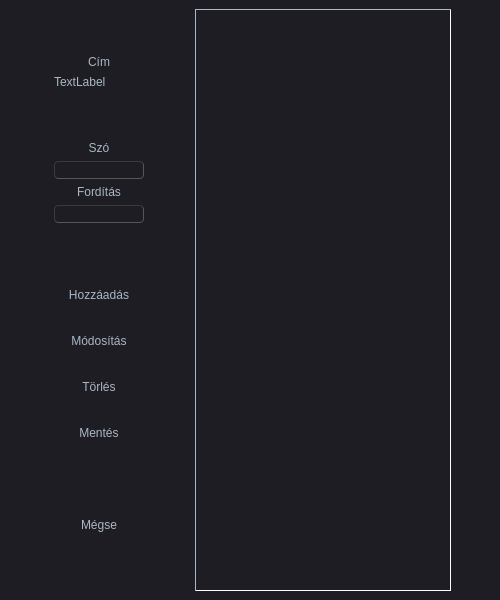
<?xml version="1.0" encoding="UTF-8"?>
<ui version="4.0">
 <class>MainWindow</class>
 <widget class="QMainWindow" name="MainWindow">
  <property name="geometry">
   <rect>
    <x>0</x>
    <y>0</y>
    <width>500</width>
    <height>600</height>
   </rect>
  </property>
  <property name="minimumSize">
   <size>
    <width>500</width>
    <height>600</height>
   </size>
  </property>
  <property name="maximumSize">
   <size>
    <width>500</width>
    <height>600</height>
   </size>
  </property>
  <property name="windowTitle">
   <string>MainWindow</string>
  </property>
  <property name="styleSheet">
   <string notr="true">/*
Material Dark Style Sheet for QT Applications
Author: Jaime A. Quiroga P.
Inspired on https://github.com/jxfwinter/qt-material-stylesheet
Company: GTRONICK
Last updated: 04/12/2018, 15:00.
Available at: https://github.com/GTRONICK/QSS/blob/master/MaterialDark.qss
*/
QMainWindow {
	background-color:#1e1d23;
}
QDialog {
	background-color:#1e1d23;
}
QColorDialog {
	background-color:#1e1d23;
}
QTextEdit {
	background-color:#1e1d23;
	color: #a9b7c6;
}
QPlainTextEdit {
	selection-background-color:#007b50;
	background-color:#1e1d23;
	border-style: solid;
	border-top-color: transparent;
	border-right-color: transparent;
	border-left-color: transparent;
	border-bottom-color: transparent;
	border-width: 1px;
	color: #a9b7c6;
}
QPushButton{
	border-style: solid;
	border-top-color: transparent;
	border-right-color: transparent;
	border-left-color: transparent;
	border-bottom-color: transparent;
	border-width: 1px;
	border-style: solid;
	color: #a9b7c6;
	padding: 2px;
	background-color: #1e1d23;
}
QPushButton::default{
	border-style: inset;
	border-top-color: transparent;
	border-right-color: transparent;
	border-left-color: transparent;
	border-bottom-color: #04b97f;
	border-width: 1px;
	color: #a9b7c6;
	padding: 2px;
	background-color: #1e1d23;
}
QToolButton {
	border-style: solid;
	border-top-color: transparent;
	border-right-color: transparent;
	border-left-color: transparent;
	border-bottom-color: #04b97f;
	border-bottom-width: 1px;
	border-style: solid;
	color: #a9b7c6;
	padding: 2px;
	background-color: #1e1d23;
}
QToolButton:hover{
	border-style: solid;
	border-top-color: transparent;
	border-right-color: transparent;
	border-left-color: transparent;
	border-bottom-color: #37efba;
	border-bottom-width: 2px;
	border-style: solid;
	color: #FFFFFF;
	padding-bottom: 1px;
	background-color: #1e1d23;
}
QPushButton:hover{
	border-style: solid;
	border-top-color: transparent;
	border-right-color: transparent;
	border-left-color: transparent;
	border-bottom-color: #37efba;
	border-bottom-width: 1px;
	border-style: solid;
	color: #FFFFFF;
	padding-bottom: 2px;
	background-color: #1e1d23;
}
QPushButton:pressed{
	border-style: solid;
	border-top-color: transparent;
	border-right-color: transparent;
	border-left-color: transparent;
	border-bottom-color: #37efba;
	border-bottom-width: 2px;
	border-style: solid;
	color: #37efba;
	padding-bottom: 1px;
	background-color: #1e1d23;
}
QPushButton:disabled{
	border-style: solid;
	border-top-color: transparent;
	border-right-color: transparent;
	border-left-color: transparent;
	border-bottom-color: #808086;
	border-bottom-width: 2px;
	border-style: solid;
	color: #808086;
	padding-bottom: 1px;
	background-color: #1e1d23;
}
QLineEdit {
	border-width: 1px; border-radius: 4px;
	border-color: rgb(58, 58, 58);
	border-style: inset;
	padding: 0 8px;
	color: #a9b7c6;
	background:#1e1d23;
	selection-background-color:#007b50;
	selection-color: #FFFFFF;
}
QLabel {
	color: #a9b7c6;
}
QLCDNumber {
	color: #37e6b4;
}
QProgressBar {
	text-align: center;
	color: rgb(240, 240, 240);
	border-width: 1px; 
	border-radius: 10px;
	border-color: rgb(58, 58, 58);
	border-style: inset;
	background-color:#1e1d23;
}
QProgressBar::chunk {
	background-color: #04b97f;
	border-radius: 5px;
}
QMenuBar {
	background-color: #1e1d23;
}
QMenuBar::item {
	color: #a9b7c6;
  	spacing: 3px;
  	padding: 1px 4px;
  	background: #1e1d23;
}

QMenuBar::item:selected {
  	background:#1e1d23;
	color: #FFFFFF;
}
QMenu::item:selected {
	border-style: solid;
	border-top-color: transparent;
	border-right-color: transparent;
	border-left-color: #04b97f;
	border-bottom-color: transparent;
	border-left-width: 2px;
	color: #FFFFFF;
	padding-left:15px;
	padding-top:4px;
	padding-bottom:4px;
	padding-right:7px;
	background-color: #1e1d23;
}
QMenu::item {
	border-style: solid;
	border-top-color: transparent;
	border-right-color: transparent;
	border-left-color: transparent;
	border-bottom-color: transparent;
	border-bottom-width: 1px;
	border-style: solid;
	color: #a9b7c6;
	padding-left:17px;
	padding-top:4px;
	padding-bottom:4px;
	padding-right:7px;
	background-color: #1e1d23;
}
QMenu{
	background-color:#1e1d23;
}
QTabWidget {
	color:rgb(0,0,0);
	background-color:#1e1d23;
}
QTabWidget::pane {
		border-color: rgb(77,77,77);
		background-color:#1e1d23;
		border-style: solid;
		border-width: 1px;
    	border-radius: 6px;
}
QTabBar::tab {
	border-style: solid;
	border-top-color: transparent;
	border-right-color: transparent;
	border-left-color: transparent;
	border-bottom-color: transparent;
	border-bottom-width: 1px;
	border-style: solid;
	color: #808086;
	padding: 3px;
	margin-left:3px;
	background-color: #1e1d23;
}
QTabBar::tab:selected, QTabBar::tab:last:selected, QTabBar::tab:hover {
  	border-style: solid;
	border-top-color: transparent;
	border-right-color: transparent;
	border-left-color: transparent;
	border-bottom-color: #04b97f;
	border-bottom-width: 2px;
	border-style: solid;
	color: #FFFFFF;
	padding-left: 3px;
	padding-bottom: 2px;
	margin-left:3px;
	background-color: #1e1d23;
}

QCheckBox {
	color: #a9b7c6;
	padding: 2px;
}
QCheckBox:disabled {
	color: #808086;
	padding: 2px;
}

QCheckBox:hover {
	border-radius:4px;
	border-style:solid;
	padding-left: 1px;
	padding-right: 1px;
	padding-bottom: 1px;
	padding-top: 1px;
	border-width:1px;
	border-color: rgb(87, 97, 106);
	background-color:#1e1d23;
}
QCheckBox::indicator:checked {

	height: 10px;
	width: 10px;
	border-style:solid;
	border-width: 1px;
	border-color: #04b97f;
	color: #a9b7c6;
	background-color: #04b97f;
}
QCheckBox::indicator:unchecked {

	height: 10px;
	width: 10px;
	border-style:solid;
	border-width: 1px;
	border-color: #04b97f;
	color: #a9b7c6;
	background-color: transparent;
}
QRadioButton {
	color: #a9b7c6;
	background-color: #1e1d23;
	padding: 1px;
}
QRadioButton::indicator:checked {
	height: 10px;
	width: 10px;
	border-style:solid;
	border-radius:5px;
	border-width: 1px;
	border-color: #04b97f;
	color: #a9b7c6;
	background-color: #04b97f;
}
QRadioButton::indicator:!checked {
	height: 10px;
	width: 10px;
	border-style:solid;
	border-radius:5px;
	border-width: 1px;
	border-color: #04b97f;
	color: #a9b7c6;
	background-color: transparent;
}
QStatusBar {
	color:#027f7f;
}
QSpinBox {
	color: #a9b7c6;	
	background-color: #1e1d23;
}
QDoubleSpinBox {
	color: #a9b7c6;	
	background-color: #1e1d23;
}
QTimeEdit {
	color: #a9b7c6;	
	background-color: #1e1d23;
}
QDateTimeEdit {
	color: #a9b7c6;	
	background-color: #1e1d23;
}
QDateEdit {
	color: #a9b7c6;	
	background-color: #1e1d23;
}
QComboBox {
	color: #a9b7c6;	
	background: #1e1d23;
}
QComboBox:editable {
	background: #1e1d23;
	color: #a9b7c6;
	selection-background-color: #1e1d23;
}
QComboBox QAbstractItemView {
	color: #a9b7c6;	
	background: #1e1d23;
	selection-color: #FFFFFF;
	selection-background-color: #1e1d23;
}
QComboBox:!editable:on, QComboBox::drop-down:editable:on {
	color: #a9b7c6;	
	background: #1e1d23;
}
QFontComboBox {
	color: #a9b7c6;	
	background-color: #1e1d23;
}
QToolBox {
	color: #a9b7c6;
	background-color: #1e1d23;
}
QToolBox::tab {
	color: #a9b7c6;
	background-color: #1e1d23;
}
QToolBox::tab:selected {
	color: #FFFFFF;
	background-color: #1e1d23;
}
QScrollArea {
	color: #FFFFFF;
	background-color: #1e1d23;
}
QSlider::groove:horizontal {
	height: 5px;
	background: #04b97f;
}
QSlider::groove:vertical {
	width: 5px;
	background: #04b97f;
}
QSlider::handle:horizontal {
	background: qlineargradient(x1:0, y1:0, x2:1, y2:1, stop:0 #b4b4b4, stop:1 #8f8f8f);
	border: 1px solid #5c5c5c;
	width: 14px;
	margin: -5px 0;
	border-radius: 7px;
}
QSlider::handle:vertical {
	background: qlineargradient(x1:1, y1:1, x2:0, y2:0, stop:0 #b4b4b4, stop:1 #8f8f8f);
	border: 1px solid #5c5c5c;
	height: 14px;
	margin: 0 -5px;
	border-radius: 7px;
}
QSlider::add-page:horizontal {
    background: white;
}
QSlider::add-page:vertical {
    background: white;
}
QSlider::sub-page:horizontal {
    background: #04b97f;
}
QSlider::sub-page:vertical {
    background: #04b97f;
}</string>
  </property>
  <widget class="QWidget" name="centralwidget">
   <layout class="QHBoxLayout" name="horizontalLayout" stretch="0,1,0,0,0">
    <item>
     <spacer name="horizontalSpacer_4">
      <property name="orientation">
       <enum>Qt::Horizontal</enum>
      </property>
      <property name="sizeHint" stdset="0">
       <size>
        <width>40</width>
        <height>20</height>
       </size>
      </property>
     </spacer>
    </item>
    <item>
     <layout class="QHBoxLayout" name="horizontalLayout_3">
      <item>
       <spacer name="horizontalSpacer">
        <property name="orientation">
         <enum>Qt::Horizontal</enum>
        </property>
        <property name="sizeHint" stdset="0">
         <size>
          <width>40</width>
          <height>20</height>
         </size>
        </property>
       </spacer>
      </item>
      <item>
       <layout class="QVBoxLayout" name="verticalLayout">
        <item>
         <spacer name="verticalSpacer">
          <property name="orientation">
           <enum>Qt::Vertical</enum>
          </property>
          <property name="sizeHint" stdset="0">
           <size>
            <width>20</width>
            <height>40</height>
           </size>
          </property>
         </spacer>
        </item>
        <item>
         <widget class="QLabel" name="label_3">
          <property name="styleSheet">
           <string notr="true">font: 18pt &quot;MS Sans Serif&quot;;</string>
          </property>
          <property name="text">
           <string>Cím</string>
          </property>
          <property name="alignment">
           <set>Qt::AlignCenter</set>
          </property>
         </widget>
        </item>
        <item>
         <widget class="QLabel" name="label_4">
          <property name="styleSheet">
           <string notr="true">font: 18pt &quot;MS Sans Serif&quot;;</string>
          </property>
          <property name="text">
           <string>TextLabel</string>
          </property>
         </widget>
        </item>
        <item>
         <spacer name="verticalSpacer_5">
          <property name="orientation">
           <enum>Qt::Vertical</enum>
          </property>
          <property name="sizeHint" stdset="0">
           <size>
            <width>20</width>
            <height>40</height>
           </size>
          </property>
         </spacer>
        </item>
        <item>
         <widget class="QLabel" name="label_2">
          <property name="styleSheet">
           <string notr="true">font: 18pt &quot;MS Sans Serif&quot;;</string>
          </property>
          <property name="text">
           <string>Szó</string>
          </property>
          <property name="alignment">
           <set>Qt::AlignCenter</set>
          </property>
         </widget>
        </item>
        <item>
         <widget class="QLineEdit" name="word_edit">
          <property name="styleSheet">
           <string notr="true">font: 16pt &quot;MS Sans Serif&quot;;</string>
          </property>
         </widget>
        </item>
        <item>
         <widget class="QLabel" name="label">
          <property name="styleSheet">
           <string notr="true">font: 18pt &quot;MS Sans Serif&quot;;</string>
          </property>
          <property name="text">
           <string>Fordítás</string>
          </property>
          <property name="alignment">
           <set>Qt::AlignCenter</set>
          </property>
         </widget>
        </item>
        <item>
         <widget class="QLineEdit" name="translation_edit">
          <property name="styleSheet">
           <string notr="true">font: 16pt &quot;MS Sans Serif&quot;;</string>
          </property>
         </widget>
        </item>
        <item>
         <spacer name="verticalSpacer_4">
          <property name="orientation">
           <enum>Qt::Vertical</enum>
          </property>
          <property name="sizeHint" stdset="0">
           <size>
            <width>20</width>
            <height>40</height>
           </size>
          </property>
         </spacer>
        </item>
        <item>
         <widget class="QPushButton" name="append_button">
          <property name="minimumSize">
           <size>
            <width>0</width>
            <height>40</height>
           </size>
          </property>
          <property name="focusPolicy">
           <enum>Qt::TabFocus</enum>
          </property>
          <property name="styleSheet">
           <string notr="true">font: 16pt &quot;MS Sans Serif&quot;;</string>
          </property>
          <property name="text">
           <string>Hozzáadás</string>
          </property>
          <property name="autoDefault">
           <bool>true</bool>
          </property>
          <property name="default">
           <bool>false</bool>
          </property>
         </widget>
        </item>
        <item>
         <widget class="QPushButton" name="modify_button">
          <property name="minimumSize">
           <size>
            <width>0</width>
            <height>40</height>
           </size>
          </property>
          <property name="focusPolicy">
           <enum>Qt::NoFocus</enum>
          </property>
          <property name="styleSheet">
           <string notr="true">font: 16pt &quot;MS Sans Serif&quot;;</string>
          </property>
          <property name="text">
           <string>Módosítás</string>
          </property>
         </widget>
        </item>
        <item>
         <widget class="QPushButton" name="delete_button">
          <property name="minimumSize">
           <size>
            <width>0</width>
            <height>40</height>
           </size>
          </property>
          <property name="focusPolicy">
           <enum>Qt::NoFocus</enum>
          </property>
          <property name="styleSheet">
           <string notr="true">font: 16pt &quot;MS Sans Serif&quot;;</string>
          </property>
          <property name="text">
           <string>Törlés</string>
          </property>
         </widget>
        </item>
        <item>
         <widget class="QPushButton" name="save_button">
          <property name="minimumSize">
           <size>
            <width>0</width>
            <height>40</height>
           </size>
          </property>
          <property name="focusPolicy">
           <enum>Qt::NoFocus</enum>
          </property>
          <property name="styleSheet">
           <string notr="true">font: 16pt &quot;MS Sans Serif&quot;;</string>
          </property>
          <property name="text">
           <string>Mentés</string>
          </property>
         </widget>
        </item>
        <item>
         <spacer name="verticalSpacer_3">
          <property name="orientation">
           <enum>Qt::Vertical</enum>
          </property>
          <property name="sizeHint" stdset="0">
           <size>
            <width>20</width>
            <height>40</height>
           </size>
          </property>
         </spacer>
        </item>
        <item>
         <widget class="QPushButton" name="exit_button">
          <property name="minimumSize">
           <size>
            <width>0</width>
            <height>40</height>
           </size>
          </property>
          <property name="focusPolicy">
           <enum>Qt::NoFocus</enum>
          </property>
          <property name="styleSheet">
           <string notr="true">font: 16pt &quot;MS Sans Serif&quot;;</string>
          </property>
          <property name="text">
           <string>Mégse</string>
          </property>
         </widget>
        </item>
        <item>
         <spacer name="verticalSpacer_2">
          <property name="orientation">
           <enum>Qt::Vertical</enum>
          </property>
          <property name="sizeHint" stdset="0">
           <size>
            <width>20</width>
            <height>40</height>
           </size>
          </property>
         </spacer>
        </item>
       </layout>
      </item>
      <item>
       <spacer name="horizontalSpacer_3">
        <property name="orientation">
         <enum>Qt::Horizontal</enum>
        </property>
        <property name="sizeHint" stdset="0">
         <size>
          <width>40</width>
          <height>20</height>
         </size>
        </property>
       </spacer>
      </item>
     </layout>
    </item>
    <item>
     <spacer name="horizontalSpacer_5">
      <property name="orientation">
       <enum>Qt::Horizontal</enum>
      </property>
      <property name="sizeHint" stdset="0">
       <size>
        <width>40</width>
        <height>20</height>
       </size>
      </property>
     </spacer>
    </item>
    <item>
     <widget class="QTableView" name="tableView">
      <property name="focusPolicy">
       <enum>Qt::NoFocus</enum>
      </property>
      <property name="styleSheet">
       <string notr="true">QTableView{
	background-color: #1e1d23;
	border-color: #a9b7c6;
	border-width: 1px;
	border-style: inset;
	alternate-row-colors: false;
	font: 75 15pt &quot;MS Sans Serif&quot;;
	selection-color: #37efba;
	selection-background-color: #1e1d23;
	
}
QTableView::item{
	color: #a9b7c6;
	align: center;


}
QTableView::item:selected{
	border-top-color: transparent;
	border-right-color: transparent;
	border-left-color: transparent;
	border-bottom-color: #37efba;
	border-bottom-width: 2px;
	border-style: solid;
	color: #37efba;
	padding-bottom: 1px;
	background: transparent;
}
</string>
      </property>
      <property name="editTriggers">
       <set>QAbstractItemView::NoEditTriggers</set>
      </property>
      <property name="dragDropOverwriteMode">
       <bool>false</bool>
      </property>
      <property name="selectionMode">
       <enum>QAbstractItemView::ExtendedSelection</enum>
      </property>
     </widget>
    </item>
    <item>
     <spacer name="horizontalSpacer_2">
      <property name="orientation">
       <enum>Qt::Horizontal</enum>
      </property>
      <property name="sizeHint" stdset="0">
       <size>
        <width>40</width>
        <height>20</height>
       </size>
      </property>
     </spacer>
    </item>
   </layout>
  </widget>
 </widget>
 <resources/>
 <connections/>
</ui>
